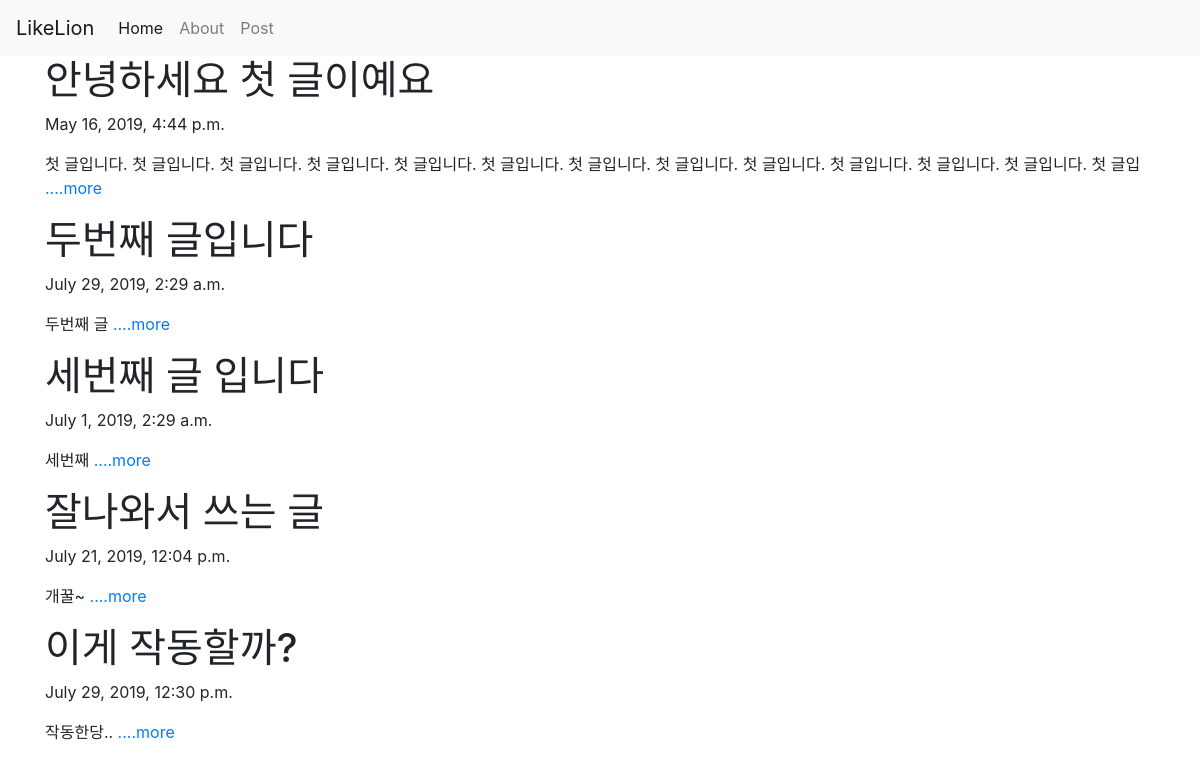
The page / on the database its author committed.
### blogapp/models.py (models this page shows, shortened)
class Blog(models.Model):
    title = models.CharField(max_length=200)
    pub_date = models.DateTimeField('date published')
    body = models.TextField()
    def summary(self):
        return self.body[:100]

### blogapp/views.py (the view)
# urls.py: path('', blogapp.views.home, name = 'home'),
def home(request):
    blogs = Blog.objects
    blog_list = Blog.objects.all() #블로그 모든 글을 대상으로
    paginator = Paginator(blog_list, 3) # 블로그 객체 세 개를 한 페이지로 자르기
    page = request.GET.get('page') # request된 페이지가 뭔 지를 알아내고
    posts = paginator.get_page(page) #request된 페이지를 얻어온 뒤
    return render(request, 'home.html', {'blogs': blogs})

### blogapp/templates/home.html (shortened to what this page needs)
<head>
    <link rel="stylesheet" href="https://stackpath.bootstrapcdn.com/bootstrap/4.3.1/css/bootstrap.min.css">
</head>
<body>
    <nav class="navbar navbar-expand-lg navbar-light bg-light">
        <a class="navbar-brand" href="#">LikeLion</a>
        <div class="collapse navbar-collapse" id="navbarNavAltMarkup">
            <div class="navbar-nav">
                <a class="nav-item nav-link active" href="#">Home <span class="sr-only">(current)</span></a>
                <a class="nav-item nav-link" href="#">About</a>
                <a class="nav-item nav-link" href="blog/new">Post</a>
            </div>
        </div>
    </nav>
    {% for blog in blogs.all %}
        <div class="container">
            <h1>{{ blog.title }}</h1>
            <p>{{ blog.pub_date }}</p>
            <p>{{ blog.summary }}<a href="{% url 'detail' blog.id %}"> ....more</a></p>
        </div>
    {% endfor %}
</body>

### rows shown on the page
Blog: title "안녕하세요 첫 글이예요", pub_date "May 16, 2019, 4:44 p.m.", summary "첫 글입니다. 첫 글입니다. 첫 글입니다. 첫 글입니다. 첫 글입니다. 첫 글입니다. 첫 글입니다. 첫 글입니다. 첫 글입니다. 첫 글입니다. 첫 글입니다. 첫 글입니다. 첫 글입"
Blog: title "두번째 글입니다", pub_date "July 29, 2019, 2:29 a.m.", summary "두번째 글"
Blog: title "세번째 글 입니다", pub_date "July 1, 2019, 2:29 a.m.", summary "세번째"
Blog: title "잘나와서 쓰는 글", pub_date "July 21, 2019, 12:04 p.m.", summary "개꿀~"
Blog: title "이게 작동할까?", pub_date "July 29, 2019, 12:30 p.m.", summary "작동한당.."
